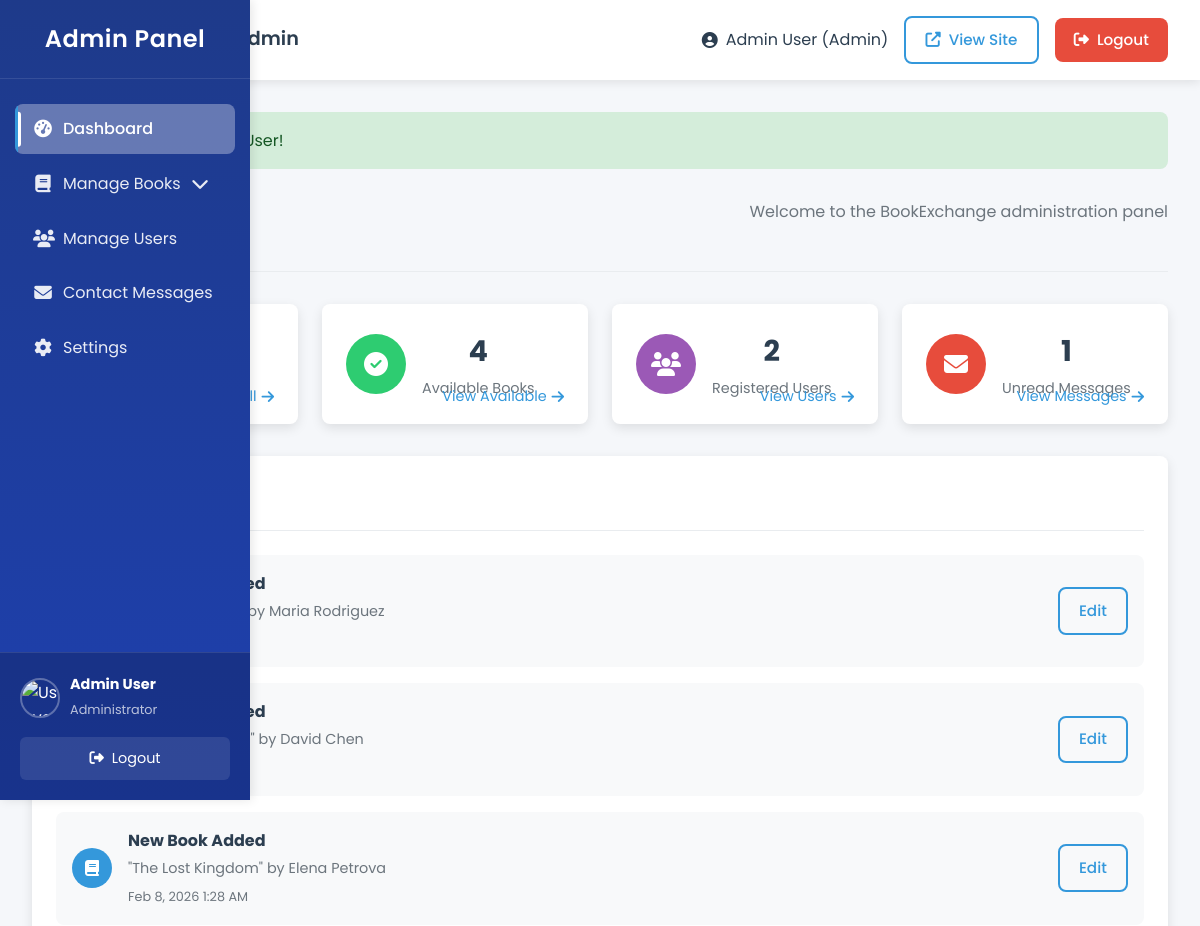
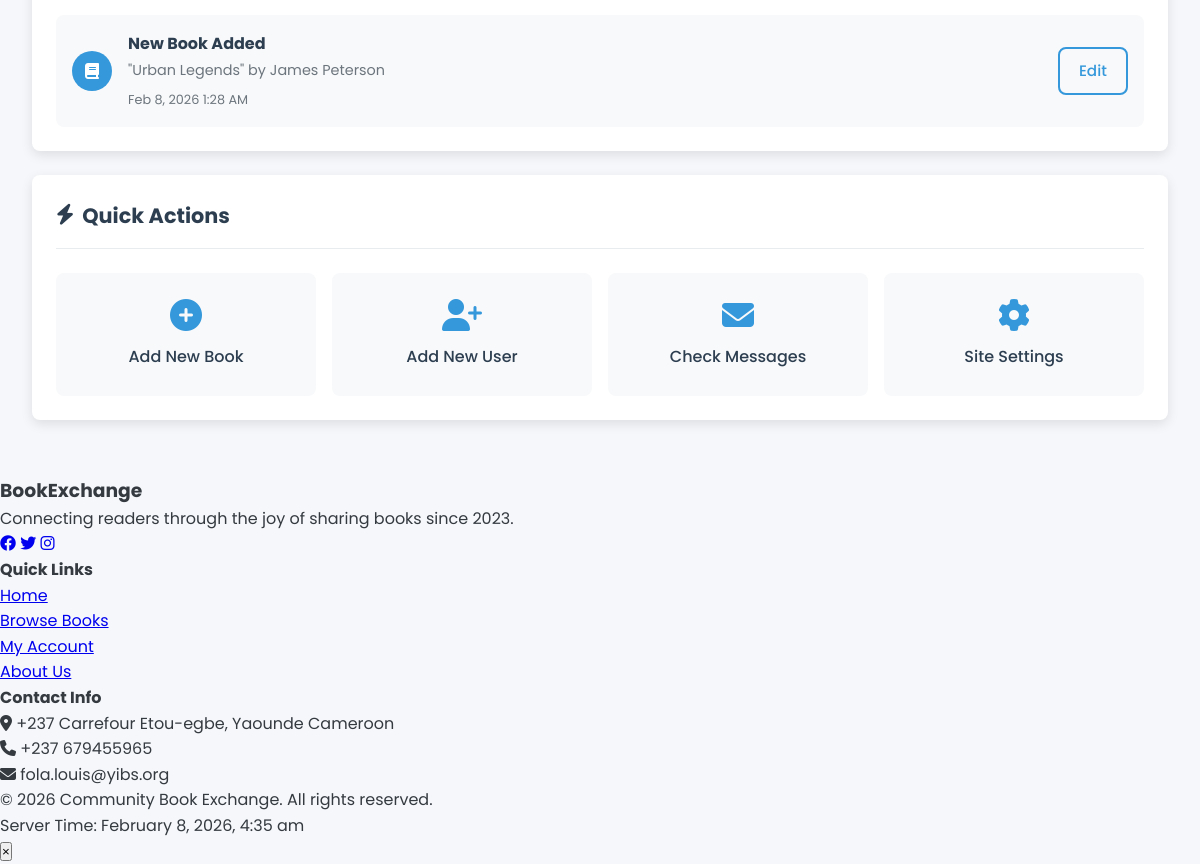
/admin/index.php (signed in), run on the app's committed database (2 pictures, top to bottom).
### tables this page shows
CREATE TABLE books (
    id INT PRIMARY KEY AUTO_INCREMENT,
    user_id INT NOT NULL,
    title VARCHAR(255) NOT NULL,
    author VARCHAR(100) NOT NULL,
    isbn VARCHAR(20),
    genre VARCHAR(50) NOT NULL,
    state ENUM('New', 'Like New', 'Good', 'Fair', 'Poor') DEFAULT 'Good',
    description TEXT,
    image_url VARCHAR(255),
    status ENUM('available', 'pending', 'exchanged') DEFAULT 'available',
    year_published YEAR,
    exchange_type ENUM('giveaway', 'trade') DEFAULT 'trade',
    created_at TIMESTAMP DEFAULT CURRENT_TIMESTAMP,
    updated_at TIMESTAMP DEFAULT CURRENT_TIMESTAMP ON UPDATE CURRENT_TIMESTAMP,
    FOREIGN KEY (user_id) REFERENCES users(id) ON DELETE CASCADE
);

### includes/functions.php (called while the page is built, shortened)
<?php
require_once 'database.php';
function format_datetime($date_string) {
    return date('M j, Y g:i A', strtotime($date_string));
}
function get_flash_message() {
    if (isset($_SESSION['flash'])) {
        $message = $_SESSION['flash'];
        return $message;
    }
    return null;
}
function get_dashboard_statistics() {
    $book_stats = BookModel::getStatistics();
    $user_count = UserModel::countUsers();
    $unread_messages = ContactModel::countByStatus('unread');
    return [
        'total_books' => $book_stats['total_books'] ?? 0,
        'available_books' => $book_stats['available_books'] ?? 0,
        'total_users' => $user_count,
        'unread_messages' => $unread_messages,
        'unique_genres' => $book_stats['unique_genres'] ?? 0,
        'unique_owners' => $book_stats['unique_owners'] ?? 0
    ];
}
?>

### includes/database.php (called while the page is built, shortened)
<?php
class Database {
    private static $connection = null;
    public static function getConnection() {
        if (self::$connection === null) {
            try {
                self::$connection = new PDO(
                    "mysql:host=" . DB_HOST . ";dbname=" . DB_NAME . ";charset=utf8mb4",
                    DB_USER,
                    DB_PASS,
                    [
                        PDO::ATTR_ERRMODE => PDO::ERRMODE_EXCEPTION,
                        PDO::ATTR_DEFAULT_FETCH_MODE => PDO::FETCH_ASSOC,
                        PDO::ATTR_EMULATE_PREPARES => false
                    ]
                );
            } catch (PDOException $e) {
                die("Database connection failed: " . $e->getMessage());
            }
        }
        return self::$connection;
    }
    public static function query($sql, $params = []) {
        $stmt = self::getConnection()->prepare($sql);
        $stmt->execute($params);
        return $stmt;
    }
    public static function fetchAll($sql, $params = []) {
        $stmt = self::query($sql, $params);
        return $stmt->fetchAll();
    }
    public static function fetch($sql, $params = []) {
        $stmt = self::query($sql, $params);
        return $stmt->fetch();
    }
}
class UserModel {
    public static function countUsers() {
        $sql = "SELECT COUNT(*) as count FROM users";
        $result = Database::fetch($sql);
        return $result['count'];
    }
}
class BookModel {
    public static function getAllBooks($filters = [], $limit = null, $offset = 0) {
        $sql = "SELECT b.*, u.name as owner_name, u.location as owner_location
                FROM books b
                LEFT JOIN users u ON b.user_id = u.id
                WHERE b.status = 'available'";
        $params = [];
        $sort = $filters['sort'] ?? 'newest';
        switch ($sort) {
            case 'newest':
            default:
                $sql .= " ORDER BY b.created_at DESC";
                break;
        }
        if ($limit !== null) {
            $sql .= " LIMIT ? OFFSET ?";
            $params[] = $limit;
            $params[] = $offset;
        }
        return Database::fetchAll($sql, $params);
    }
    public static function getStatistics() {
        $sql = "SELECT
                    COUNT(*) as total_books,
                    SUM(CASE WHEN status = 'available' THEN 1 ELSE 0 END) as available_books,
                    SUM(CASE WHEN status = 'pending' THEN 1 ELSE 0 END) as pending_books,
                    SUM(CASE WHEN status = 'exchanged' THEN 1 ELSE 0 END) as exchanged_books,
                    COUNT(DISTINCT genre) as unique_genres,
                    COUNT(DISTINCT user_id) as unique_owners
                FROM books";
        return Database::fetch($sql);
    }
}
class ContactModel {
    public static function countByStatus($status = null) {
        if ($status) {
            $sql = "SELECT COUNT(*) as count FROM contact_messages WHERE status = ?";
            $result = Database::fetch($sql, [$status]);
        } else {
            $sql = "SELECT COUNT(*) as count FROM contact_messages";
            $result = Database::fetch($sql);
        }
        return $result['count'];
    }
}
?>

### admin/index.php (the view, shortened to what this page needs)
<?php
require_once '../includes/functions.php';
$stats = get_dashboard_statistics();
?>
<!DOCTYPE html>
<html lang="en">
<head>
    <link rel="stylesheet" href="../css/admin.css">
    <link rel="stylesheet" href="https://cdnjs.cloudflare.com/ajax/libs/font-awesome/6.4.0/css/all.min.css">
</head>
<body class="admin-dashboard">
    <header class="admin-header">
        <div class="admin-header-container">
            <div class="admin-header-left">
                <a href="index.php" class="admin-logo">
                    <i class="fas fa-book-open"></i>
                    <span>BookExchange Admin</span>
                </a>
            </div>
            <div class="admin-header-right">
                <div class="admin-user-info">
                    <i class="fas fa-user-circle"></i>
                    <span><?php echo $_SESSION['user_name']; ?> (Admin)</span>
                </div>
                <a href="../index.php" class="btn btn-outline btn-sm">
                    <i class="fas fa-external-link-alt"></i> View Site
                </a>
                <a href="../auth.php?action=logout" class="btn btn-danger btn-sm">
                    <i class="fas fa-sign-out-alt"></i> Logout
                </a>
            </div>
        </div>
    </header>
    <?php
    $sidebar_file = __DIR__ . '/admin-sidebar.php';
    if (file_exists($sidebar_file)) {
        include $sidebar_file;
    }
    ?>
        <main class="admin-main">
            <div class="admin-content">
                <?php $flash = get_flash_message(); ?>
                <?php if ($flash): ?>
                <div class="alert alert-<?php echo $flash['type']; ?>">
                    <?php echo htmlspecialchars($flash['message']); ?>
                </div>
                <?php endif; ?>
                <div class="page-header">
                    <h1><i class="fas fa-tachometer-alt"></i> Dashboard</h1>
                    <p>Welcome to the BookExchange administration panel</p>
                </div>
                <div class="stats-grid">
                    <div class="stat-card">
                        <div class="stat-icon" style="background-color: #3498db;">
                            <i class="fas fa-book"></i>
                        </div>
                        <div class="stat-content">
                            <h3><?php echo $stats['total_books']; ?></h3>
                            <p>Total Books</p>
                        </div>
                        <a href="books.php" class="stat-link">View All <i class="fas fa-arrow-right"></i></a>
                    </div>
                    <div class="stat-card">
                        <div class="stat-icon" style="background-color: #2ecc71;">
                            <i class="fas fa-check-circle"></i>
                        </div>
                        <div class="stat-content">
                            <h3><?php echo $stats['available_books']; ?></h3>
                            <p>Available Books</p>
                        </div>
                        <a href="books.php?status=available" class="stat-link">View Available <i class="fas fa-arrow-right"></i></a>
                    </div>
                    <div class="stat-card">
                        <div class="stat-icon" style="background-color: #9b59b6;">
                            <i class="fas fa-users"></i>
                        </div>
                        <div class="stat-content">
                            <h3><?php echo $stats['total_users']; ?></h3>
                            <p>Registered Users</p>
                        </div>
                        <a href="users.php" class="stat-link">View Users <i class="fas fa-arrow-right"></i></a>
                    </div>
                    <div class="stat-card">
                        <div class="stat-icon" style="background-color: #e74c3c;">
                            <i class="fas fa-envelope"></i>
                        </div>
                        <div class="stat-content">
                            <h3><?php echo $stats['unread_messages']; ?></h3>
                            <p>Unread Messages</p>
                        </div>
                        <a href="messages.php" class="stat-link">View Messages <i class="fas fa-arrow-right"></i></a>
                    </div>
                </div>
                <div class="admin-section">
                    <div class="section-header">
                        <h2><i class="fas fa-history"></i> Recent Activity</h2>
                    </div>
                    <div class="activity-list">
                        <?php
                        $recent_books = BookModel::getAllBooks([], 5, 0);
                        ?>
                        <?php if (!empty($recent_books)): ?>
                            <?php foreach ($recent_books as $book): ?>
                            <div class="activity-item">
                                <div class="activity-icon">
                                    <i class="fas fa-book"></i>
                                </div>
                                <div class="activity-content">
                                    <h4>New Book Added</h4>
                                    <p>"<?php echo htmlspecialchars($book['title']); ?>" by <?php echo htmlspecialchars($book['author']); ?></p>
                                    <small><?php echo format_datetime($book['created_at']); ?></small>
                                </div>
                                <div class="activity-actions">
                                    <a href="books.php?action=edit&id=<?php echo $book['id']; ?>" class="btn btn-sm btn-outline">Edit</a>
                                </div>
                            </div>
                            <?php endforeach; ?>
                        <?php endif; ?>
                    </div>
                </div>
                <div class="admin-section">
                    <div class="section-header">
                        <h2><i class="fas fa-bolt"></i> Quick Actions</h2>
                    </div>
                    <div class="quick-actions">
                        <a href="books.php?action=add" class="quick-action">
                            <i class="fas fa-plus-circle"></i>
                            <span>Add New Book</span>
                        </a>
                        <a href="users.php" class="quick-action">
                            <i class="fas fa-user-plus"></i>
                            <span>Add New User</span>
                        </a>
                        <a href="messages.php" class="quick-action">
                            <i class="fas fa-envelope"></i>
                            <span>Check Messages</span>
                        </a>
                        <a href="../profile.php" class="quick-action">
                            <i class="fas fa-cog"></i>
                            <span>Site Settings</span>
                        </a>
                    </div>
                </div>
            </div>
        </main>
</body>
</html>
<?php
require_once 'admin-footer.php';
?>

### data on the page
books: author "Maria Rodriguez"
books: author "David Chen", created_at "Feb 8, 2026 1:28 AM"
books: title "The Lost Kingdom", author "Elena Petrova", created_at "Feb 8, 2026 1:28 AM"
books: title "Urban Legends", author "James Peterson", created_at "Feb 8, 2026 1:28 AM"

### other printed values
$_SESSION['user_name'] "Admin User"
$flash['message'] "Welcome back, Admin User!"
$stats['available_books'] "4"
$stats['total_users'] "2"
$stats['unread_messages'] "1"
